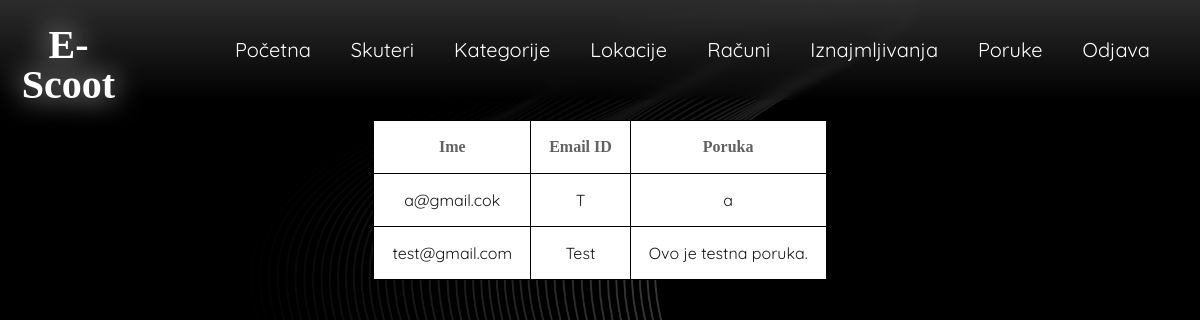
Screenshot of /admin/contact.php (signed in) with the database file from the repository.
### tables this page shows
CREATE TABLE `contact` (
  `ID` int(11) NOT NULL,
  `Name` varchar(30) NOT NULL,
  `Email` varchar(30) NOT NULL,
  `Message` text NOT NULL
);

### admin/contact.php (the view, shortened to what this page needs)
<!DOCTYPE html>
<html lang="en">
<head>
	<link rel="stylesheet" type="text/css" href="css/reset.css">
	<link rel="stylesheet" type="text/css" href="css/responsive.css">
</head>
<body>
	<section class="">
		<?php
        include 'header.php';
        $scooter = "SELECT * FROM contact";
        $scooter1 = $conn->query($scooter);
        ?>
        <div class="cal">
        <table class="invc">
            <tr>
            <td><h3>Ime</h3></td>
            <td><h3>Email ID</h3></td>
            <td><h3>Poruka</h3></td>
            </tr>
        <?php
        while($scooterw1=$scooter1->fetch_assoc())
        {
            ?>
            <tr>
            <td><?php echo $scooterw1['Name'] ?></td>
            <td><?php echo $scooterw1['Email'] ?></td>
            <td><?php echo $scooterw1['Message'] ?></td>
            </tr>
        <?php }
        ?>
	</section>
</body>
</html>

### admin/css/responsive.css (style rules this page uses)
body { background-image: url('/ev/assets/bgm.jpg'); background-size: contain; background-repeat: no-repeat; background-size: cover; }
html { scroll-behavior: smooth; }
h1, h2, h3, h4, h5, h6 { color: #626262; font-family: "Good Times"; }
h3 { font-size: 1.0em; margin: 0em 0 }
h1, h2, h3, h4, h5, h6 { font-weight: bolder }
.cal { display: flex; margin-top: 100px; }
.invc { margin: 20px auto; background: white; }
.invc tr { font-family: 'Quicksand'; text-align: center; color: #171717; }
.invc th, .invc td { border: 1px solid black; padding: 15px; padding: 18px; }
::placeholder { color: #ededed; }

### rows the page displays
contact: Name "a@gmail.cok", Email "T", Message "a"
contact: Name "test@gmail.com", Email "Test", Message "Ovo je testna poruka."
